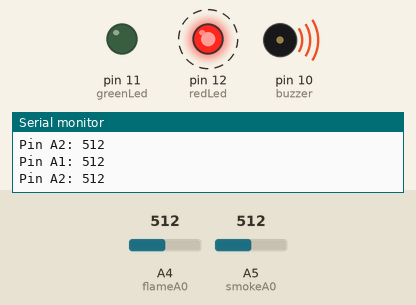
A sketch run on a simulated Arduino Uno, built with avr-gcc and run on an emulated ATmega328P. Parts: output pins drawn as LEDs (lit = HIGH), buzzer (waves = sounding), the last lines printed to the serial monitor. Dashed ring = blinking. The inputs (shaded band) are chosen by the test bench; at power-on: A4 (flameA0) = 512, A5 (smokeA0) = 512.

Above: at 1.25 s.
1.3 s: A4 (flameA0) set to 216
4.3 s: A4 (flameA0) set to 186
At 4.56 s:
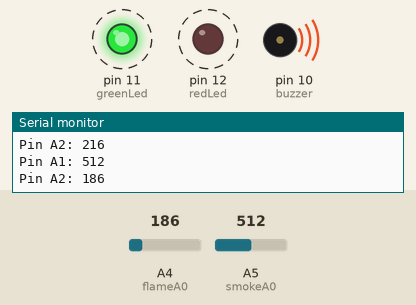
7.3 s: A4 (flameA0) set to 210
At 7.47 s:
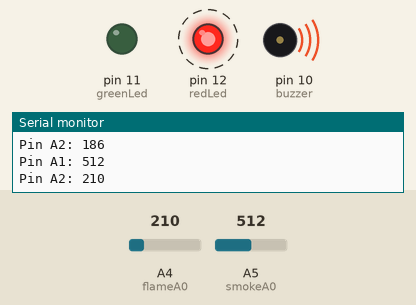
10.3 s: A5 (smokeA0) set to 410
13.3 s: A5 (smokeA0) set to 386
At 14.5 s:
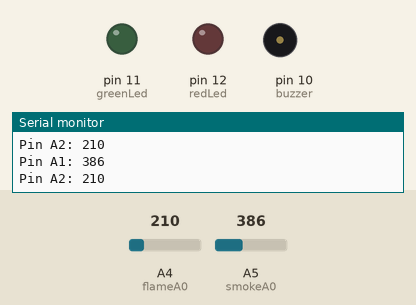
14.8 s: A5 (smokeA0) set to 511
At 15.1 s:
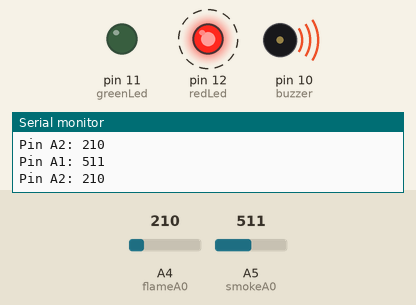
Timing chart, 0 to 18.8 s (numbered marks = the images above; inputs shaded):
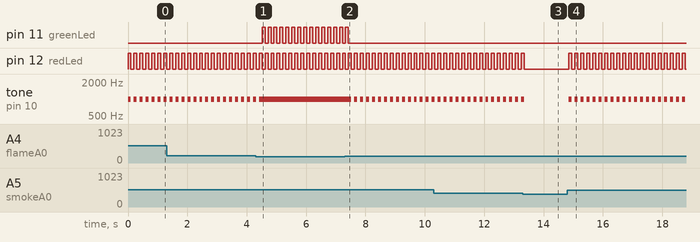

The sketch:

Gas_Sensor_Flam_Sensor_Buzzer.ino
```cpp
int redLed = 12;
int greenLed = 11;
int buzzer = 10;
int smokeA0 = A5;
int flameA0 = A4;
// Your threshold value
int sensorThres = 400;
int sensorThres2 = 200;

void setup() {
  pinMode(redLed, OUTPUT);
  pinMode(greenLed, OUTPUT);
  pinMode(buzzer, OUTPUT);
  pinMode(smokeA0, INPUT);
  pinMode(flameA0, INPUT);
  Serial.begin(9600);
}

void loop() {
  int analogSensor = analogRead(smokeA0);
  int analogSensor2 = analogRead(flameA0);

  Serial.print("Pin A1: ");
  Serial.println(analogSensor);
  Serial.print("Pin A2: ");
  Serial.println(analogSensor2);
  // Checks if it has reached the threshold value
  if (analogSensor > sensorThres)
  {
    digitalWrite(redLed, HIGH);
    digitalWrite(greenLed, LOW);
    tone(buzzer, 1000, 200);
  }
  else
  {
    digitalWrite(redLed, LOW);
    digitalWrite(greenLed, LOW);
    noTone(buzzer);
  }
    delay(100);

  if (analogSensor2 < sensorThres2)
  {
    digitalWrite(greenLed, HIGH);
    digitalWrite(redLed, LOW);
    tone(buzzer, 1000, 200);
  }
  else
  {
    digitalWrite(greenLed, LOW);
    digitalWrite(redLed, LOW);
    noTone(buzzer);
  }
  delay(100);
}
```

Measured:
- the behaviour switches between 200 and 199 on A4 (flameA0) (found by bisection; images 0 and 1)
- the behaviour switches between 401 and 400 on A5 (smokeA0) (found by bisection; images 2 and 3)
- after the input at 4.3 s, pin 11 (greenLed): alternates HIGH for 0.10 s and LOW for 0.10 s, starting after 0.22 s; tone on pin 10 (buzzer): goes on until 4.4 s, then stays 1000 Hz
- after the input at 7.3 s, pin 11 (greenLed): goes on until 7.4 s, then stays LOW; tone on pin 10 (buzzer): alternates 1000 Hz for 0.10 s and silent for 0.10 s, starting after 0.23 s
- after the input at 13.3 s, pin 12 (redLed): goes on until 13.4 s, then stays LOW; tone on pin 10 (buzzer): goes on until 13.4 s, then stays silent
- after the input at 14.8 s, pin 12 (redLed): alternates HIGH for 0.10 s and LOW for 0.10 s, starting after 0.06 s; tone on pin 10 (buzzer): alternates 1000 Hz for 0.10 s and silent for 0.10 s, starting after 0.06 s
- by itself, pin 12 (redLed): alternates HIGH for 0.10 s and LOW for 0.10 s
- by itself, tone on pin 10 (buzzer): alternates 1000 Hz for 0.10 s and silent for 0.10 s
